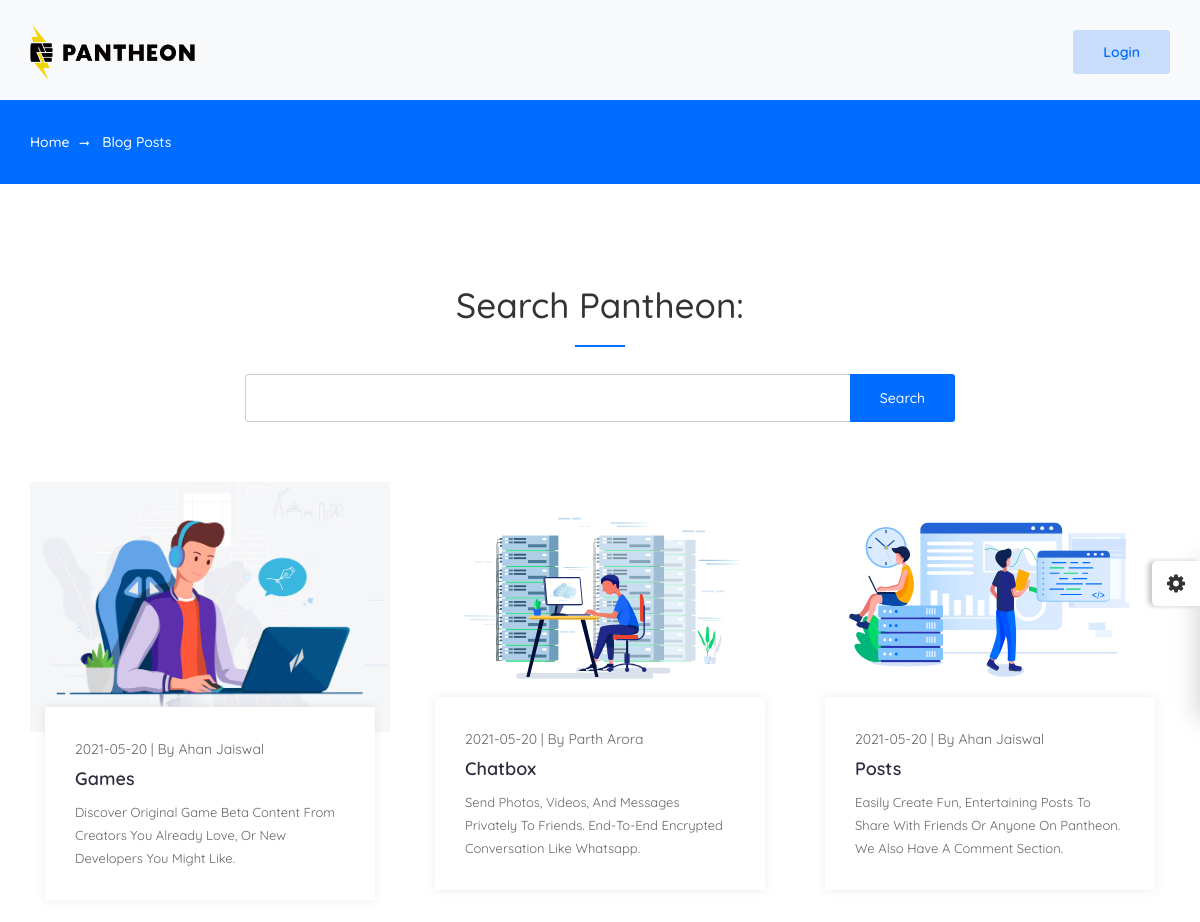
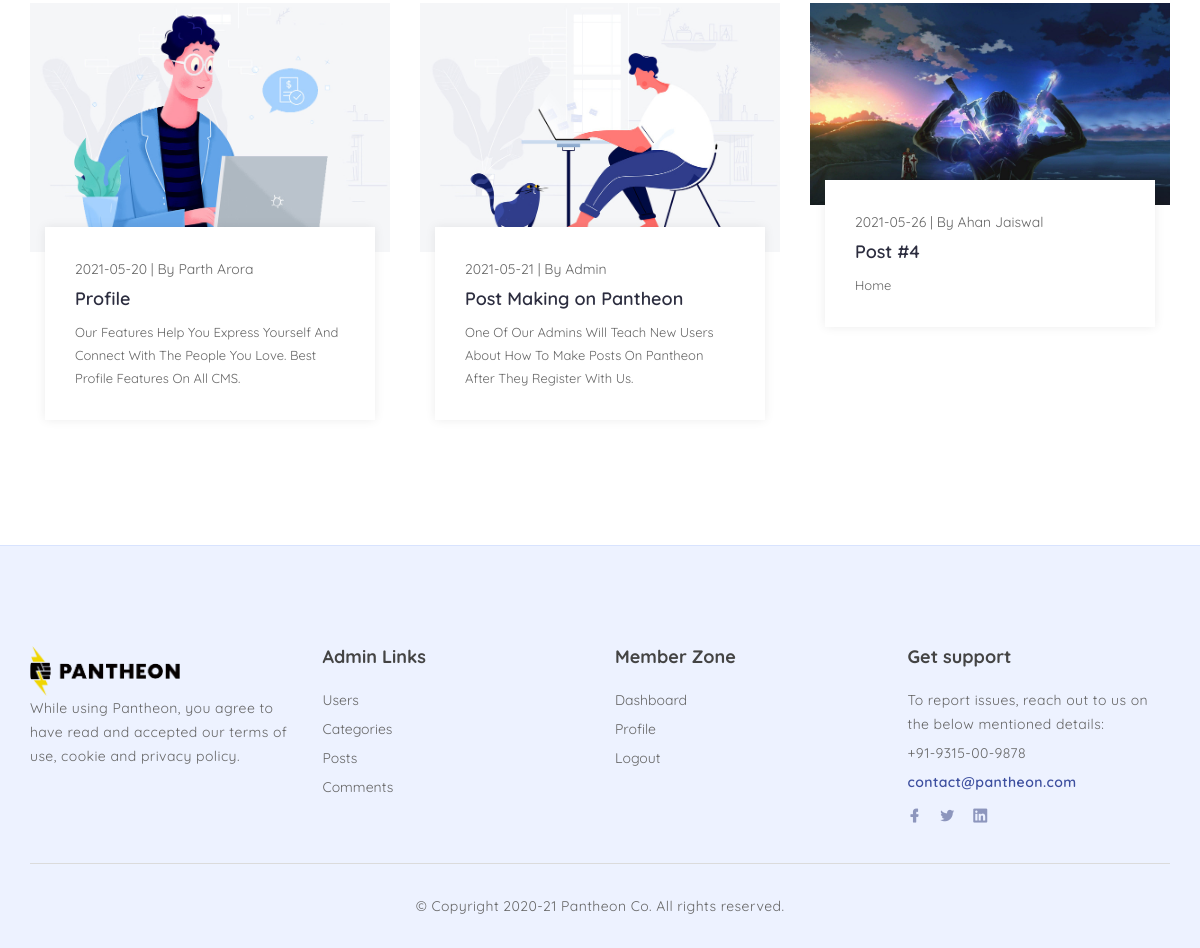
Screenshot of /blog.php with the database file from the repository (2 pictures, top to bottom).
### tables this page shows
CREATE TABLE `posts` (
  `post_id` int(3) NOT NULL,
  `post_category_id` int(3) NOT NULL,
  `post_title` varchar(255) NOT NULL,
  `post_author` varchar(255) NOT NULL,
  `post_date` date NOT NULL,
  `post_image` text NOT NULL,
  `post_content` text NOT NULL,
  `post_tags` varchar(255) NOT NULL,
  `post_desc` text NOT NULL,
  `post_comment_count` int(11) NOT NULL,
  `post_status` varchar(255) NOT NULL DEFAULT 'draft'
);

### blog.php (the view, shortened to what this page needs)
<?php include "root/db.php" ?>
<?php include "root/header.php" ?>
	<div class="color-plate ">
		<a class="color-plate-icon"><i class="fa fa-cog fa-spin"></i></a>
	</div>
	<?php include "root/nav2.php" ?>
    <div class="breadcrumbs">
		<div class="container">
			<div class="row">
				<div class="col-12">
					<div class="bread-inner">
						<ul class="bread-list">
							<li><a href="index.php">Home<i class="lni lni-arrow-right"></i></a></li>
							<li class="active"><a href="blog.php">Blog Posts</a></li>
						</ul>
					</div>
				</div>
			</div>
		</div>
	</div>
	<section class="blog section" id="blog">
		<div class="container">
			<?php include "root/searchbar.php"; ?>
			<div class="row">
			<?php
				$query = "SELECT * FROM posts";
				$select_all_posts_query = mysqli_query($connection,$query);
					while($row = mysqli_fetch_assoc($select_all_posts_query)) {
					$post_id = $row['post_id'];
					$post_title = $row['post_title'];
					$post_author = $row['post_author'];
					$post_date = $row['post_date'];
					$post_image = $row['post_image'];
					$post_desc = $row['post_desc'];
					$post_status = $row['post_status'];
					if ($post_status == 'Published') {
				?>
				<div class="col-lg-4 col-md-6 col-12">
					<div class="single-news">
						<div class="news-head">
							<img src="img/<?php echo $post_image; ?>" alt="#">
						</div>
						<div class="news-body">
							<div class="news-content">
								<div class="date"><?php echo $post_date; ?> | By <?php echo $post_author; ?></div>
								<h2><a href="bposts.php?p_id=<?php echo $post_id; ?>"><?php echo $post_title; ?></a></h2>
								<p class="text"><?php echo $post_desc; ?></p>
							</div>
						</div>
					</div>
				</div>
				<?php } } ?>
			</div>
		</div>
	</section>
    <?php include "root/footer.php" ?>

### style.css (style rules this page uses)
.color-plate { position: fixed; display: block; z-index: 99998; padding: 20px; width: 245px; background: #fff; right: -245px; text-align: left; top: 30%; -webkit-transition:all 0.4s ease; -moz-transition:all 0.4s ease; transition:all 0.4s ease; -webkit-box-shadow: -3px 0px 25px -2px rgba(0, 0, 0, 0.2); -moz-box-shadow: -3px 0px 25px -2px rgba(0, 0, 0, 0.2); box-shadow: -3px 0px 25px -2px rgba(0, 0, 0, 0.2); }
.color-plate .color-plate-icon { position: absolute; left: -48px; width: 48px; height: 45px; line-height: 45px; font-size: 21px; border-radius: 5px 0 0 5px; background: #fff; text-align: center; color: #333 !important; top: 0; cursor: pointer; box-shadow: -4px 0px 5px #00000036; }
.blog { background:#fff; }
.blog .single-news { background: #fff; position: relative; -webkit-transition: all 0.4s ease; -moz-transition: all 0.4s ease; transition: all 0.4s ease; }
.blog .single-news img { width:100%; margin:0; padding:0; -webkit-transition:all 0.4s ease; -moz-transition:all 0.4s ease; transition:all 0.4s ease; }
.blog .single-news .news-head { position:relative; overflow:hidden; }
.blog .single-news .news-content { text-align: left; background: #fff; z-index: 99; position: relative; padding: 30px; position: relative; top: -25px; left: 0; z-index: 0; box-shadow: 0px 0px 10px #00000014; margin: 0px 15px; }
.blog .single-news .news-body h2 { font-size: 18px; font-weight: 600; margin-bottom: 10px; line-height: 25px; }
.blog .single-news .news-body h2 a { color:#2C2D3F; }
.blog .single-news .news-content p { font-weight: 400; text-transform: capitalize; font-size: 13px; letter-spacing: 0px; line-height: 23px; }
.blog .single-news .news-body .date { display: inline-block; font-size:14px; margin-bottom:5px; }

### css/color/color1.css (style rules this page uses)
#scrollUp i,.demo-thumb .single-thumb a span,.site-header .button:hover,.site-header .nav li a::before,.site-header .button:before,.work .single-work:hover .serial span,.team .single-team .info-head:before,.testimonials .single-testimonial:before,.testimonials .owl-dots .owl-dot span,.main-sidebar .single-widget .title::before,.main-sidebar .search .button:hover,.main-sidebar .side-tags .tag a:hover,.main-sidebar .newsletter .letter-inner .form-inner a,.blog-single .share-social .content-tags .tag-inner li a:hover,.blog-single .comments .comment-title:before,.blog-single .reply .reply-title:before,.contact-us .single-head.overlay:before,.error-page .search-form .btn,.section-title h2:before,.btn,.breadcrumbs,.pricing-table .single-table .popular { background:#006DFE; }

### rows the page displays
posts: post_image (picture), post_date "2021-05-20", post_author "Ahan Jaiswal", post_title "Games", post_desc "Discover Original Game Beta Content From Creators You Already Love, Or New Developers You Might Like."
posts: post_image (picture), post_date "2021-05-20", post_author "Parth Arora", post_title "Chatbox", post_desc "Send Photos, Videos, And Messages Privately To Friends. End-To-End Encrypted Conversation Like Whatsapp."
posts: post_image (picture), post_date "2021-05-20", post_author "Ahan Jaiswal", post_title "Posts", post_desc "Easily Create Fun, Entertaining Posts To Share With Friends Or Anyone On Pantheon. We Also Have A Comment Section."
posts: post_image (picture), post_date "2021-05-20", post_author "Parth Arora", post_title "Profile", post_desc "Our Features Help You Express Yourself And Connect With The People You Love. Best Profile Features On All CMS."
posts: post_image (picture), post_date "2021-05-21", post_author "Admin", post_title "Post Making on Pantheon", post_desc "One Of Our Admins Will Teach New Users About How To Make Posts On Pantheon After They Register With Us."
posts: post_image (picture), post_date "2021-05-26", post_author "Ahan Jaiswal", post_title "Post #4", post_desc "Home"
